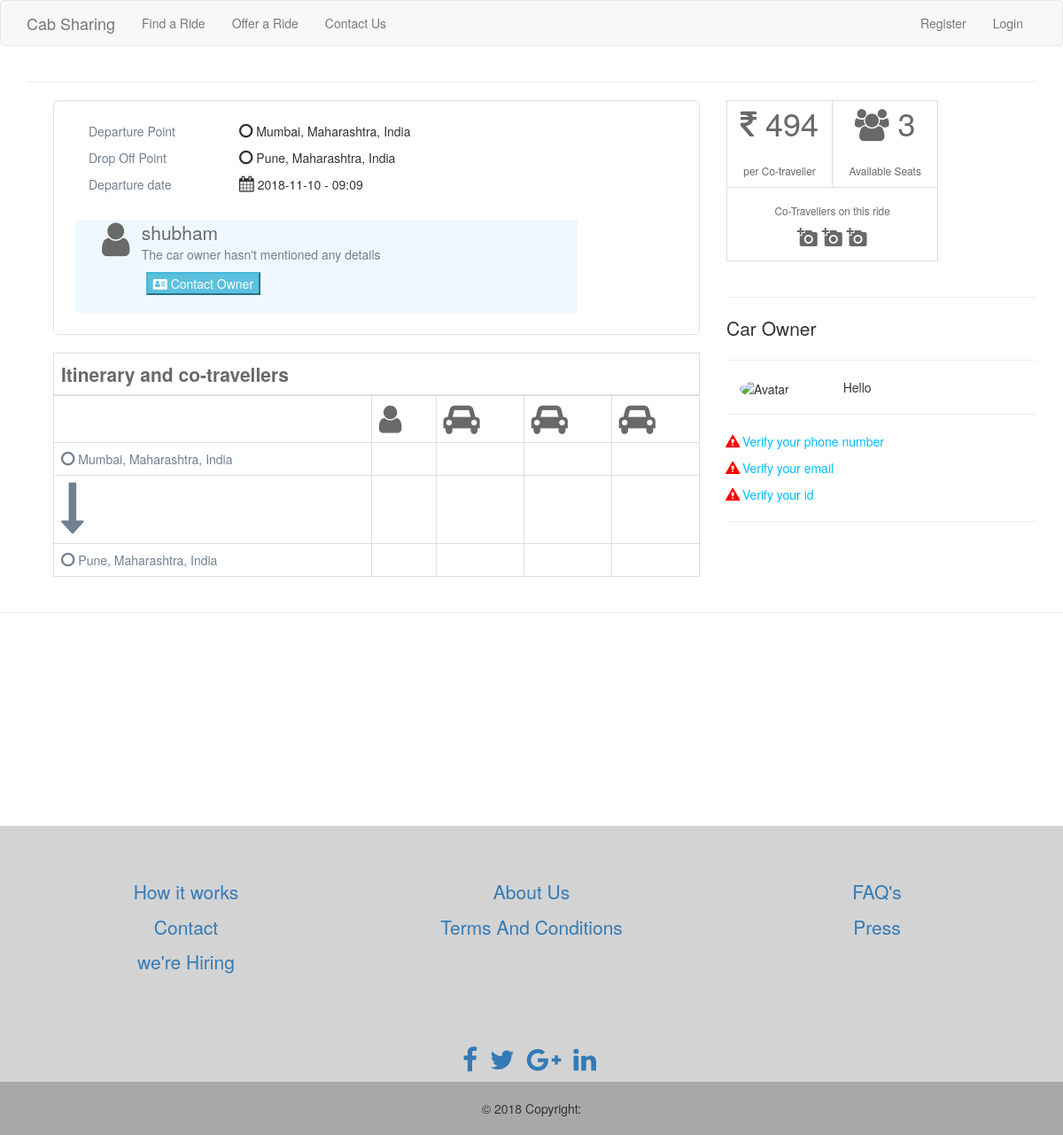
Page /rides_found/shubhubhubhu/ on the committed database.
### tables this page shows
CREATE TABLE "rides_offered" (
	`rideId`	INTEGER PRIMARY KEY AUTOINCREMENT,
	`userName`	text NOT NULL,
	`source`	text NOT NULL,
	`destination`	text NOT NULL,
	`lat1`	text NOT NULL,
	`long1`	text NOT NULL,
	`lat2`	text NOT NULL,
	`long2`	text NOT NULL,
	`offeredDate`	text NOT NULL,
	`offeredTime`	text NOT NULL,
	`offeredPrice`	int NOT NULL,
	`offeredSeats`	NUMERIC NOT NULL,
	`details`	text,
	`valid`	INTEGER NOT NULL
);

CREATE TABLE USERS (

userName text primary key ,
password text not null ,
name text not null ,
phone text not null ,
email text not null unique , 
address text not null
);

### app.py (the view)
@app.route('/rides_found/<string:userName>/', methods=['GET', 'POST'])
def ride(userName):
    con = sqlite3.connect("CabSharing.db")
    cur = con.cursor()
    result = cur.execute("SELECT * FROM rides_offered WHERE userName = ?", [userName])
    rides = cur.fetchone()
    result1 = cur.execute("SELECT * FROM USERS WHERE userName = ?", [userName])
    user = cur.fetchone()
    return render_template( 'ride.html', rides=rides,user=user )

### templates/ride.html
{% extends 'layout.html' %}
{% block body %}
  <hr>
  <div class="container ">
    <div class = "col-md-8 " >
      <div class=" col-md-12 well well-lg " style=" background-color:white ">
        <div >
          <div class="col-md-3" style="color:#708090">
            <span>Departure Point</span>
          </div>
          <div class="col-md-9 text-left">
            <p><i class="fa fa-circle-o " style="font-size: 18px"></i> {{rides[2]}}</p>
          </div>
        </div>
        <div >
          <div class="col-md-3" style="color:#708090">
            <span>Drop Off Point</span>
          </div>
          <div class="col-md-9 text-left">
            <p><span><i class="fa fa-circle-o " style="font-size: 18px"></i></span> {{rides[3]}}</p>
          </div>
        </div>
        <div >
          <div class="col-md-3" style="color:#708090">
            <span>Departure date</span>
          </div>
          <div class="col-md-9 text-left">
            <p><i class="fa fa-calendar " style="font-size: 18px"></i> {{rides[8]}} - {{rides[9]}} <br><br></p>
          </div>
        </div>
        <div class="col-md-10 " style=" background-color:#F0F8FF ">
           <div class="col-md-1 " style="color: #696969"><i class="fa fa-user " style="font-size: 44px"></i>
           </div>
           <div class="col-md-10">
            <span class="lead" style="color: #696969">{{user[2]}}</span>
            <p  id="details" style="color:#708090">The car owner hasn't mentioned any details</p>
           </div>
        <div class="col-md-10 ">
          <div class="col-md-1"></div>
          <div class="col-md-8 ">
              <button  class="btn-info"><i class="fa fa-address-card" ></i> Contact Owner</button>
              <br><br>
          </div>
        </div>
        </div>
      </div>
          <table class="table table-bordered" >
        <thead>
          <tr class="lead" style="color: #696969">
            <th colspan="5">Itinerary and co-travellers</th>
          </tr>
        </thead>
        <tbody>
          <tr>
            <td class=" text-bottom"> </td>
            <td style="color: #696969"><i class="fa fa-user " style="font-size: 36px"></i></td>
            <td style="color: #696969"><i class="fa fa-automobile " style="font-size: 36px"></i></td>
            <td style="color: #696969"><i class="fa fa-automobile " style="font-size: 36px"></i></td>
            <td style="color: #696969"><i class="fa fa-automobile " style="font-size: 36px"></i></td>
          </tr>
          <tr>
            <td style="color:#708090"><i class="fa fa-circle-o " style="font-size: 18px"></i> {{rides[2]}}</td>
            <td></td>
            <td></td>
            <td></td>
            <td></td>
          </tr>
          <tr>
            <td style="color:#708090"><i class="fa fa-long-arrow-down" style="font-size:60px"></i></td>
            <td></td>
            <td></td>
            <td></td>
            <td></td>
          </tr>
          <tr>
            <td style="color:#708090"><i class="fa fa-circle-o " style="font-size: 18px"></i> {{rides[3]}}</td>
            <td></td>
            <td></td>
            <td></td>
            <td></td>
          </tr>
        </tbody>
      </table>
    </div>
  <div style="color: #696969">
    <div class="col-md-4 ">
      <div>
        <table class="table-bordered">
          <tr>
            <td class="col-md-6 text-center " >
              <p class="lead" style="font-size: 36px"><i class="fa fa-rupee "></i> {{rides[10]}}</p>
              <p class="small">per Co-traveller</p>
            </td>
            <td class="col-md-6 text-center" >
                <p  class="lead" style="font-size: 36px"><i class="fa fa-group "></i> 3</p>
                <p class="small">Available Seats</p>
            </td>
          </tr>
          <tr>
            <td colspan="2" class="col-md-6 text-center">
              <p class="small"><br>Co-Travellers on this ride</p>
              <p>
                <i class="material-icons">add_a_photo</i>
                <i class="material-icons">add_a_photo</i>
                <i class="material-icons">add_a_photo</i>
              </p>
            </td>
          </tr>
      </table>
      </div>
    </div>
  </div>
  <div>
    <div class="col-md-4 ">
          <div>
            <br>
            <hr>
                <span class="lead" > Car Owner</span>
          </div>
          <hr>
          <div>
              <div class="col-md-4">
                <img src="/avatar.jpg" class="img-circle" height="65" width="65" alt="Avatar">
              </div>
              <div class="col-md-8 text-left">
                <p>
                    Hello <strong><em id="username">{{name}}</em></strong>
                </p>
              </div>
          </div>
            <div class=" text-left">
              <p>
                <br>
                <hr>
                <span class="verify-fail glyphicon glyphicon-alert"></span>
                <a href="#" class="verify" id="verify-phone"> Verify your phone number</a>
              </p>
              <p>
                <span class="verify-fail glyphicon glyphicon-alert"></span>
                <a href="#" class="verify" id="verify-phone"> Verify your email</a>
              </p>
              <p>
                <span class="verify-fail glyphicon glyphicon-alert"></span>
                <a href="#" class="verify" id="verify-phone"> Verify your id</a>
              </p>
              <hr>
            </div>
      </div>
    </div>
  </div>
</div>
{% endblock %}

### static/styles/design.css (style rules this page uses)
html, body { height: 100%; margin: 0; padding: 0; }

### static/styles/main.css (style rules this page uses)
.verify { color: #00BFFF; }
.verify-fail { background-color: white; color: red; }

### rows in the picture
rides_offered: source "Mumbai, Maharashtra, India", destination "Pune, Maharashtra, India", offeredDate "2018-11-10", offeredTime "09:09", offeredPrice "494"
USERS: name "shubham"
